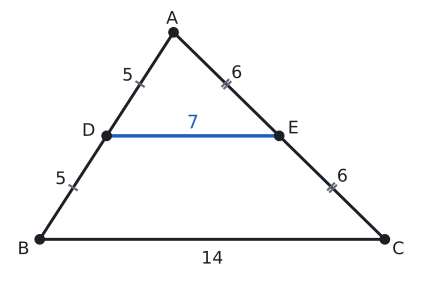

Write Python code to recreate this figure.
import sys; sys.path.insert(0, "tools")
from cizim import *

def uz(P, Q): return round(float(np.linalg.norm(np.asarray(P) - np.asarray(Q))), 3)
def yon(d): return np.array([np.cos(np.radians(d)), np.sin(np.radians(d))])
def kenar(ax, P, Q, metin, G, d=0.45, renk=YAZI, fs=13):
    """[PQ] kenarının ortasına, G noktasından uzak tarafa etiket."""
    P, Q = np.asarray(P, float), np.asarray(Q, float); M = (P + Q) / 2
    u = (Q - P) / np.linalg.norm(Q - P); v = np.array([-u[1], u[0]])
    if np.dot(v, M - np.asarray(G)) < 0: v = -v
    ax.text(*(M + d * v), metin, ha="center", va="center", color=renk, fontsize=fs)
def centik(ax, P, Q, n=1, renk=SOLUK, L=0.18, ara=0.12):
    P, Q = np.asarray(P, float), np.asarray(Q, float)
    u = (Q - P) / np.linalg.norm(Q - P); v = np.array([-u[1], u[0]]); M = (P + Q) / 2
    for k in range(n):
        c = M + (k - (n - 1) / 2) * ara * u
        ax.plot(*zip(c - L * v, c + L * v), color=renk, lw=1.6)

# Orta taban: |AB|=10, |AC|=12, |BC|=14; D ve E orta noktalar -> |DE|=7.
B = np.array([0.0, 0.0]); C = np.array([14.0, 0.0])
x = 152 / 28; A = np.array([x, np.sqrt(100 - x**2)])
D = (A + B) / 2; E = (A + C) / 2
print("AB", uz(A, B), "AC", uz(A, C), "DE", uz(D, E), "egim", D[1] - E[1])
G = (A + B + C) / 3
fig, ax = sekil(5.5, 4.0)
ax.set_aspect("equal"); ax.axis("off")
ax.plot(*zip(A, B, C, A), color=YAZI)
ax.plot(*zip(D, E), color=MAVI, lw=2.6)
centik(ax, A, D, 1); centik(ax, D, B, 1); centik(ax, A, E, 2); centik(ax, E, C, 2)
nokta(ax, *A, "A", dx=-0.3, dy=0.35); nokta(ax, *B, "B", dx=-0.9, dy=-0.6); nokta(ax, *C, "C", dx=0.3, dy=-0.6)
nokta(ax, *D, "D", dx=-1.0, dy=0.0); nokta(ax, *E, "E", dx=0.35, dy=0.1)
kenar(ax, A, D, "5", G, d=0.6); kenar(ax, D, B, "5", G, d=0.6); kenar(ax, A, E, "6", G, d=0.6); kenar(ax, E, C, "6", G, d=0.6)
ax.text(*(D + E) / 2 + np.array([0, 0.5]), "7", ha="center", va="center", color=MAVI, fontsize=14)
ax.text(7, -0.8, "14", ha="center", va="center", fontsize=13)
ax.set_xlim(-1.3, 15.3); ax.set_ylim(-1.5, A[1] + 1.0)
kaydet(fig, __file__)
